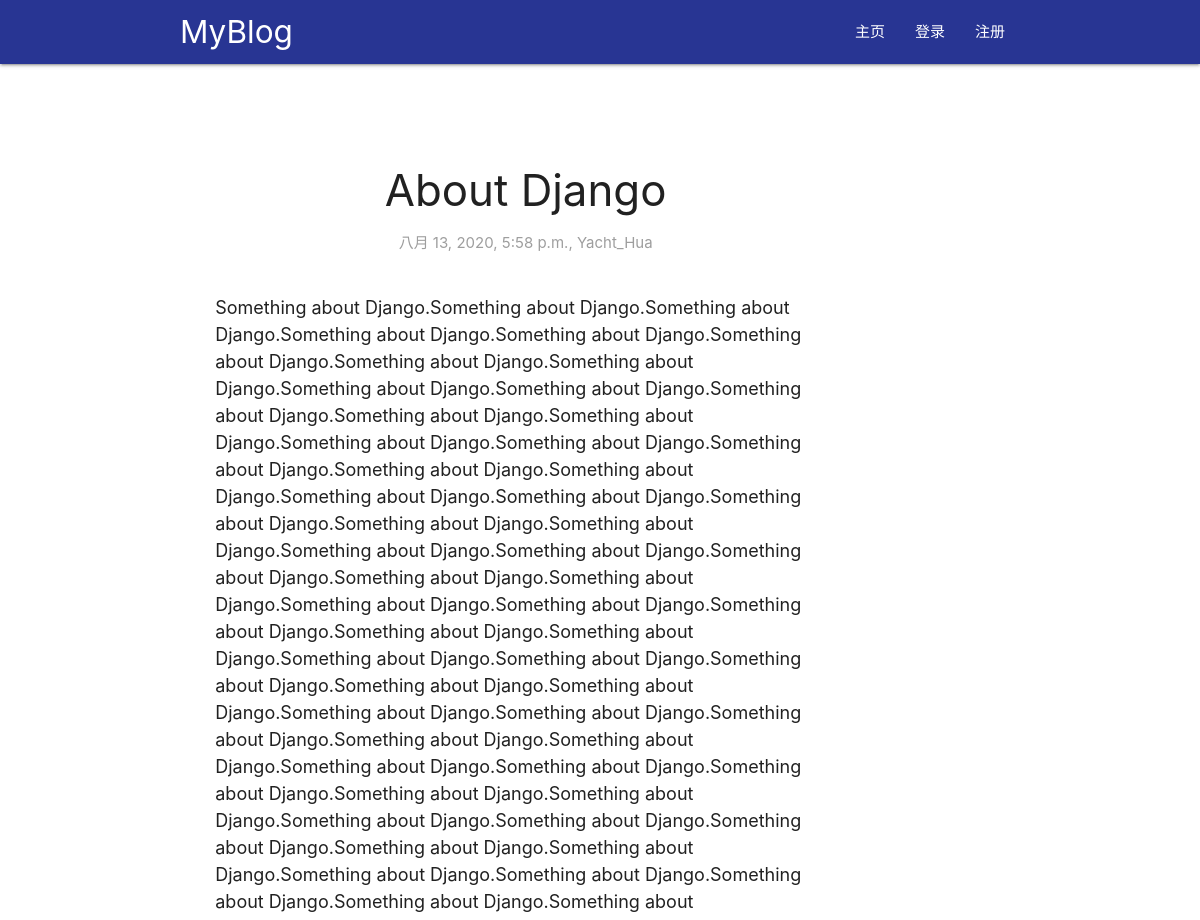
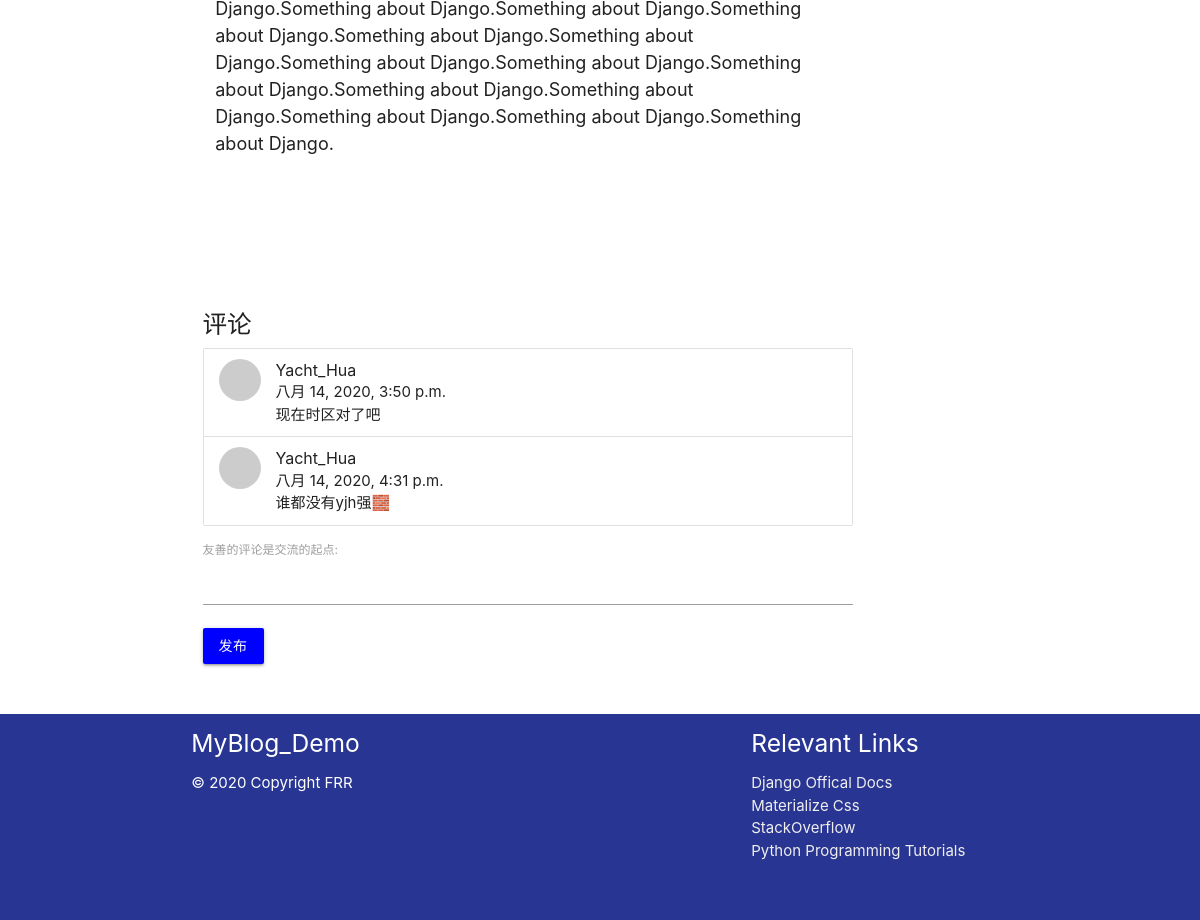
/1/, run on the app's committed database (2 pictures, top to bottom).
### main/models.py (models this page shows, shortened)
class myBlog(models.Model):
	myBlog_title = models.CharField(max_length=50)
	myBlog_author = models.ForeignKey(User, on_delete=models.CASCADE)
	myBlog_datetime = models.DateTimeField('Date Published')
	myBlog_content = RichTextField()

class comment(models.Model):
	comment_article = models.ForeignKey(myBlog, on_delete=models.CASCADE)
	comment_author = models.ForeignKey(User, on_delete=models.CASCADE)
	comment_datetime = models.DateTimeField('Date Published')
	comment_content = models.CharField(max_length=200)

### main/views.py (the view)
# urls.py: path('<myBlog_id>/', views.detail, name="detail"),
def detail(request, myBlog_id):
	blog = myBlog.objects.get(pk=myBlog_id)
	commentset = comment.objects.filter(comment_article=blog)
	if request.method == 'POST':
		form = CommentForm(request.POST)
		if form.is_valid():
			if request.user.is_authenticated:
				new_comment = comment(comment_content=form.cleaned_data.get('comment_content'),
	            					  comment_article=blog,
	            					  comment_datetime=timezone.now(),
	            					  comment_author=request.user)
				new_comment.save()
			else:
				messages.info(request, '请先登录/注册再进行评论')
				return redirect("/login")
			form = CommentForm()
	else:
		form = CommentForm()
	return render(request = request,
				  template_name = "main/detail.html",
				  context = {"blog":blog, "commentset":commentset, "form":form})

### main/forms.py
class CommentForm(forms.Form):
	comment_content = forms.CharField(label='友善的评论是交流的起点', max_length=150)
	class Meta:
		model = comment
		fields = ("comment_content")

### main/templates/main/detail.html (shortened to what this page needs)
{% extends "main/header.html" %}
{% block content %}
    <div class="row">
      <div class="col s12 m9 l10" style="padding-right: 20px;">
       <div class="card z-depth-0" style="margin-top: 80px;">
       <h3 class="center-align">{{ blog.myBlog_title }}</h3>
       <p class="grey-text center-align">{{ blog.myBlog_datetime }}, {{ blog.myBlog_author }}</p>
        <div class="card-content" style="font-size: 18px; color: #212121;">
        <p>{{ blog.myBlog_content | safe }}</p>
        </div>
       </div>
      </div>
      </div>
    </div>
        <div class="row">
          <div class="container">
            <div class="input-field col s12">
              <div class="col s12 m9 l10" style="padding-right: 20px;">
                <div class="card z-depth-0" style="margin-top: 80px;">
                  <h5 class="left-align">评论</h5>
                      <ul class="collection">
                        {% for comments in commentset %}
                        <li class="collection-item avatar">
                          <img alt="" src="http://1.gravatar.com/avatar/a9c44b4ebec42ca44da01d0640a90c8e?s=64&amp;d=mm&amp;r=g" srcset="http://1.gravatar.com/avatar/a9c44b4ebec42ca44da01d0640a90c8e?s=128&amp;d=mm&amp;r=g 2x" class="circle">
                          <span class="title">{{comments.comment_author}}</span>
                          <p>{{comments.comment_datetime}}<br>
                             {{comments.comment_content}}
                          </p>
                        </li>
                        {% endfor %}
                      </ul>
                    <form method="post">
                      {{ form.as_p }}
                    <button class="btn" style="background-color: blue; color:white" type="submit">发布</button>
                    </form>
                </div>
              </div>
            </div>
          </div>
        </div>
    <footer class="page-footer, indigo darken-3">
          <div class="container">
            <div class="row">
              <div class="col l6 s12">
                <h5 class="white-text">MyBlog_Demo</h5>
                <p class="white-text">© 2020 Copyright FRR</p>
              </div>
              <div class="col l4 offset-l2 s12">
                <h5 class="white-text">Relevant Links</h5>
                <ul>
                  <li><a class="grey-text text-lighten-3" href="https://docs.djangoproject.com/">Django Offical Docs</a></li>
                  <li><a class="grey-text text-lighten-3" href="https://materializecss.com/">Materialize Css</a></li>
                  <li><a class="grey-text text-lighten-3" href="https://stackoverflow.com/">StackOverflow</a></li>
                  <li><a class="grey-text text-lighten-3" href="https://pythonprogramming.net/">Python Programming Tutorials</a></li>
                </ul>
              </div>
            </div>
          </div>
          <div class="footer-copyright">
            <div class="container">
            <br>
            </div>
          </div>
        </footer>
{% endblock %}

### data on the page
myBlog: myBlog_title "About Django", myBlog_datetime "八月 13, 2020, 5:58 p.m.", myBlog_author "Yacht_Hua", myBlog_content "Something about Django.Something about Django.Something about Django.Something about Django.Something about Django.Something about Django.Something about Django.Something about Django.Something about Django.Something about Django.Something about Django.Something about Django.Something about Django.Something about Django.Something about Django.Something about Django.Something about Django.Something about Django.Something about Django.Something about Django.Something about Django.Something about Django.Something about Django.Something about Django.Something about Django.Something about Django.Something about Django.Something about Django.Something about Django.Something about Django.Something…"
comment: comment_author "Yacht_Hua", comment_datetime "八月 14, 2020, 3:50 p.m.", comment_content "现在时区对了吧"
comment: comment_author "Yacht_Hua", comment_datetime "八月 14, 2020, 4:31 p.m.", comment_content "谁都没有yjh强🧱"
